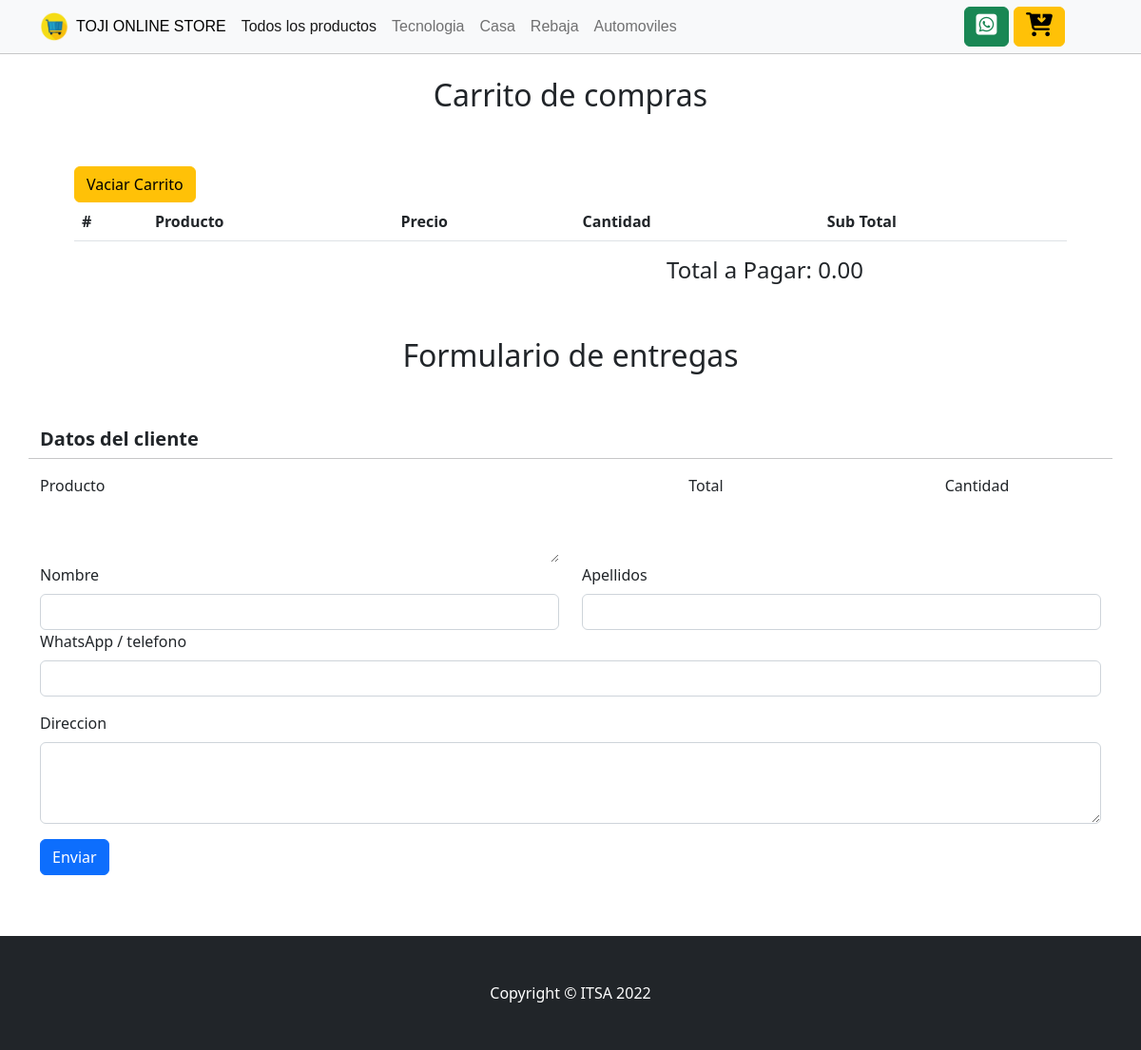
Page /carrito.php on the committed database.
### tables this page shows
CREATE TABLE `categorias` (
  `id` int(11) NOT NULL,
  `categoria` varchar(50) NOT NULL
);

### cabeza.php (the view, shortened to what this page needs)
<?php require_once "config/conexion.php"; ?>
<!DOCTYPE html>
<html lang="en">
<head>
    <link href="assets/css/styles.css" rel="stylesheet" />
    <link href="assets/css/estilos.css" rel="stylesheet" />
    <link rel="stylesheet" href="assets/css/bootstrap.min.css">
</head>
<body>
<div >
    <nav id="navar" class="navbar navbar-expand-lg navbar-light bg-light">
            <div class="container">
                <img src="assets/img/logo.png" alt="" width="30" height="30">
                <div class="collapse navbar-collapse" id="navbarNav">
                    <ul class="navbar-nav " >
                    <a href="index.php" class="nav-link" style="color: black;">TOJI ONLINE STORE</a>
                        <a href="http://localhost:8080/tiendavirtualtoji/index.php#nuestro" class="nav-link" category="all" >Todos los productos</a>
                        <?php
                        $query = mysqli_query($conexion, "SELECT * FROM categorias");
                        while ($data = mysqli_fetch_assoc($query)) { ?>
                            <a href="http://localhost:8080/tiendavirtualtoji/index.php#nuestro" class="nav-link" category="<?php echo $data['categoria']; ?>"><?php echo $data['categoria']; ?></a>
                        <?php } ?>
                    </ul>                    <div style="position: absolute; right:80px;">
                    <a class="btn btn-success" href="https://api.whatsapp.com/send/?phone=59162606558&" role="button" ><i class='fab fa-whatsapp-square'  style='font-size:25px;'></i></a>
                    <a class="btn btn-warning" href="lista.php" role="button" ><i class='fas fa-cart-arrow-down' style='font-size:25px;'></i>
                    </a>
                    </div>
                </div>
            </div>
        </nav>
        <hr style="text-align: right; margin-right: 0px; margin: 0px;">
    </div>

### assets/css/estilos.css (style rules this page uses)
body { background-image: url(/curva-fondo-de-líneas-onduladas-o-rayas-abstracto-en-escala-grises-ilustración-vectorial-diseño-gráfico-moderno-y-creativo-168794608.jpg); }

### rows in the picture
categorias: categoria "Tecnologia"
categorias: categoria "Casa"
categorias: categoria "Rebaja"
categorias: categoria "Automoviles"
